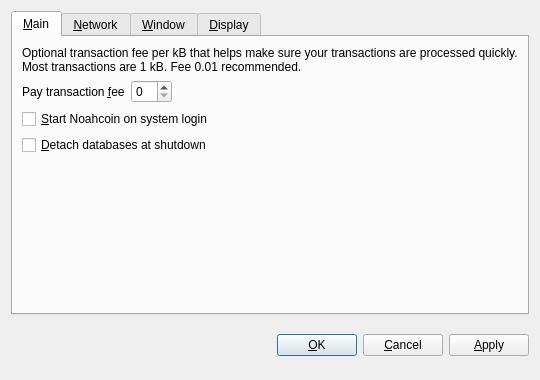
<?xml version="1.0" encoding="UTF-8"?>
<ui version="4.0">
 <class>OptionsDialog</class>
 <widget class="QDialog" name="OptionsDialog">
  <property name="geometry">
   <rect>
    <x>0</x>
    <y>0</y>
    <width>540</width>
    <height>380</height>
   </rect>
  </property>
  <property name="windowTitle">
   <string>Options</string>
  </property>
  <property name="modal">
   <bool>true</bool>
  </property>
  <layout class="QVBoxLayout" name="verticalLayout">
   <item>
    <widget class="QTabWidget" name="tabWidget">
     <property name="tabPosition">
      <enum>QTabWidget::North</enum>
     </property>
     <property name="currentIndex">
      <number>0</number>
     </property>
     <widget class="QWidget" name="tabMain">
      <attribute name="title">
       <string>&amp;Main</string>
      </attribute>
      <layout class="QVBoxLayout" name="verticalLayout_Main">
       <item>
        <widget class="QLabel" name="transactionFeeInfoLabel">
         <property name="text">
          <string>Optional transaction fee per kB that helps make sure your transactions are processed quickly. Most transactions are 1 kB. Fee 0.01 recommended.</string>
         </property>
         <property name="textFormat">
          <enum>Qt::PlainText</enum>
         </property>
         <property name="wordWrap">
          <bool>true</bool>
         </property>
        </widget>
       </item>
       <item>
        <layout class="QHBoxLayout" name="horizontalLayout_Main">
         <item>
          <widget class="QLabel" name="transactionFeeLabel">
           <property name="text">
            <string>Pay transaction &amp;fee</string>
           </property>
           <property name="textFormat">
            <enum>Qt::PlainText</enum>
           </property>
           <property name="buddy">
            <cstring>transactionFee</cstring>
           </property>
          </widget>
         </item>
         <item>
          <widget class="BitcoinAmountField" name="transactionFee"/>
         </item>
         <item>
          <spacer name="horizontalSpacer_Main">
           <property name="orientation">
            <enum>Qt::Horizontal</enum>
           </property>
           <property name="sizeHint" stdset="0">
            <size>
             <width>40</width>
             <height>20</height>
            </size>
           </property>
          </spacer>
         </item>
        </layout>
       </item>
       <item>
        <widget class="QCheckBox" name="bitcoinAtStartup">
         <property name="toolTip">
          <string>Automatically start Noahcoin after logging in to the system.</string>
         </property>
         <property name="text">
          <string>&amp;Start Noahcoin on system login</string>
         </property>
        </widget>
       </item>
       <item>
        <widget class="QCheckBox" name="detachDatabases">
         <property name="toolTip">
          <string>Detach block and address databases at shutdown. This means they can be moved to another data directory, but it slows down shutdown. The wallet is always detached.</string>
         </property>
         <property name="text">
          <string>&amp;Detach databases at shutdown</string>
         </property>
        </widget>
       </item>
       <item>
        <spacer name="verticalSpacer_Main">
         <property name="orientation">
          <enum>Qt::Vertical</enum>
         </property>
         <property name="sizeHint" stdset="0">
          <size>
           <width>20</width>
           <height>40</height>
          </size>
         </property>
        </spacer>
       </item>
      </layout>
     </widget>
     <widget class="QWidget" name="tabNetwork">
      <attribute name="title">
       <string>&amp;Network</string>
      </attribute>
      <layout class="QVBoxLayout" name="verticalLayout_Network">
       <item>
        <widget class="QCheckBox" name="mapPortUpnp">
         <property name="toolTip">
          <string>Automatically open the Noahcoin client port on the router. This only works when your router supports UPnP and it is enabled.</string>
         </property>
         <property name="text">
          <string>Map port using &amp;UPnP</string>
         </property>
        </widget>
       </item>
       <item>
        <widget class="QCheckBox" name="connectSocks">
         <property name="toolTip">
          <string>Connect to the Noahcoin network through a SOCKS proxy (e.g. when connecting through Tor).</string>
         </property>
         <property name="text">
          <string>&amp;Connect through SOCKS proxy:</string>
         </property>
        </widget>
       </item>
       <item>
        <layout class="QHBoxLayout" name="horizontalLayout_Network">
         <item>
          <widget class="QLabel" name="proxyIpLabel">
           <property name="text">
            <string>Proxy &amp;IP:</string>
           </property>
           <property name="textFormat">
            <enum>Qt::PlainText</enum>
           </property>
           <property name="buddy">
            <cstring>proxyIp</cstring>
           </property>
          </widget>
         </item>
         <item>
          <widget class="QValidatedLineEdit" name="proxyIp">
           <property name="maximumSize">
            <size>
             <width>140</width>
             <height>16777215</height>
            </size>
           </property>
           <property name="toolTip">
            <string>IP address of the proxy (e.g. 127.0.0.1)</string>
           </property>
          </widget>
         </item>
         <item>
          <widget class="QLabel" name="proxyPortLabel">
           <property name="text">
            <string>&amp;Port:</string>
           </property>
           <property name="textFormat">
            <enum>Qt::PlainText</enum>
           </property>
           <property name="buddy">
            <cstring>proxyPort</cstring>
           </property>
          </widget>
         </item>
         <item>
          <widget class="QLineEdit" name="proxyPort">
           <property name="maximumSize">
            <size>
             <width>55</width>
             <height>16777215</height>
            </size>
           </property>
           <property name="toolTip">
            <string>Port of the proxy (e.g. 9050)</string>
           </property>
          </widget>
         </item>
         <item>
          <widget class="QLabel" name="socksVersionLabel">
           <property name="text">
            <string>SOCKS &amp;Version:</string>
           </property>
           <property name="textFormat">
            <enum>Qt::PlainText</enum>
           </property>
           <property name="buddy">
            <cstring>socksVersion</cstring>
           </property>
          </widget>
         </item>
         <item>
          <widget class="QValueComboBox" name="socksVersion">
           <property name="toolTip">
            <string>SOCKS version of the proxy (e.g. 5)</string>
           </property>
          </widget>
         </item>
         <item>
          <spacer name="horizontalSpacer_Network">
           <property name="orientation">
            <enum>Qt::Horizontal</enum>
           </property>
           <property name="sizeHint" stdset="0">
            <size>
             <width>40</width>
             <height>20</height>
            </size>
           </property>
          </spacer>
         </item>
        </layout>
       </item>
       <item>
        <spacer name="verticalSpacer_Network">
         <property name="orientation">
          <enum>Qt::Vertical</enum>
         </property>
         <property name="sizeHint" stdset="0">
          <size>
           <width>20</width>
           <height>40</height>
          </size>
         </property>
        </spacer>
       </item>
      </layout>
     </widget>
     <widget class="QWidget" name="tabWindow">
      <attribute name="title">
       <string>&amp;Window</string>
      </attribute>
      <layout class="QVBoxLayout" name="verticalLayout_Window">
       <item>
        <widget class="QCheckBox" name="minimizeToTray">
         <property name="toolTip">
          <string>Show only a tray icon after minimizing the window.</string>
         </property>
         <property name="text">
          <string>&amp;Minimize to the tray instead of the taskbar</string>
         </property>
        </widget>
       </item>
       <item>
        <widget class="QCheckBox" name="minimizeOnClose">
         <property name="toolTip">
          <string>Minimize instead of exit the application when the window is closed. When this option is enabled, the application will be closed only after selecting Quit in the menu.</string>
         </property>
         <property name="text">
          <string>M&amp;inimize on close</string>
         </property>
        </widget>
       </item>
       <item>
        <spacer name="verticalSpacer_Window">
         <property name="orientation">
          <enum>Qt::Vertical</enum>
         </property>
         <property name="sizeHint" stdset="0">
          <size>
           <width>20</width>
           <height>40</height>
          </size>
         </property>
        </spacer>
       </item>
      </layout>
     </widget>
     <widget class="QWidget" name="tabDisplay">
      <attribute name="title">
       <string>&amp;Display</string>
      </attribute>
      <layout class="QVBoxLayout" name="verticalLayout_Display">
       <item>
        <layout class="QHBoxLayout" name="horizontalLayout_1_Display">
         <item>
          <widget class="QLabel" name="langLabel">
           <property name="text">
            <string>User Interface &amp;language:</string>
           </property>
           <property name="textFormat">
            <enum>Qt::PlainText</enum>
           </property>
           <property name="buddy">
            <cstring>lang</cstring>
           </property>
          </widget>
         </item>
         <item>
          <widget class="QValueComboBox" name="lang">
           <property name="toolTip">
            <string>The user interface language can be set here. This setting will take effect after restarting Noahcoin.</string>
           </property>
          </widget>
         </item>
        </layout>
       </item>
       <item>
        <layout class="QHBoxLayout" name="horizontalLayout_2_Display">
         <item>
          <widget class="QLabel" name="unitLabel">
           <property name="text">
            <string>&amp;Unit to show amounts in:</string>
           </property>
           <property name="textFormat">
            <enum>Qt::PlainText</enum>
           </property>
           <property name="buddy">
            <cstring>unit</cstring>
           </property>
          </widget>
         </item>
         <item>
          <widget class="QValueComboBox" name="unit">
           <property name="toolTip">
            <string>Choose the default subdivision unit to show in the interface and when sending coins.</string>
           </property>
          </widget>
         </item>
        </layout>
       </item>
       <item>
        <widget class="QCheckBox" name="displayAddresses">
         <property name="toolTip">
          <string>Whether to show Noahcoin addresses in the transaction list or not.</string>
         </property>
         <property name="text">
          <string>&amp;Display addresses in transaction list</string>
         </property>
        </widget>
       </item>
       <item>
        <widget class="QCheckBox" name="coinControlFeatures">
         <property name="toolTip">
          <string>Whether to show coin control features or not.</string>
         </property>
         <property name="text">
          <string>Display coin &amp;control features (experts only!)</string>
         </property>
        </widget>
       </item>
       <item>
        <spacer name="verticalSpacer_Display">
         <property name="orientation">
          <enum>Qt::Vertical</enum>
         </property>
         <property name="sizeHint" stdset="0">
          <size>
           <width>20</width>
           <height>40</height>
          </size>
         </property>
        </spacer>
       </item>
      </layout>
     </widget>
    </widget>
   </item>
   <item>
    <layout class="QHBoxLayout" name="horizontalLayout_Buttons">
     <item>
      <spacer name="horizontalSpacer_1">
       <property name="orientation">
        <enum>Qt::Horizontal</enum>
       </property>
       <property name="sizeHint" stdset="0">
        <size>
         <width>40</width>
         <height>48</height>
        </size>
       </property>
      </spacer>
     </item>
     <item>
      <widget class="QLabel" name="statusLabel">
       <property name="font">
        <font>
         <weight>75</weight>
         <bold>true</bold>
        </font>
       </property>
       <property name="text">
        <string/>
       </property>
       <property name="textFormat">
        <enum>Qt::PlainText</enum>
       </property>
       <property name="wordWrap">
        <bool>true</bool>
       </property>
      </widget>
     </item>
     <item>
      <spacer name="horizontalSpacer_2">
       <property name="orientation">
        <enum>Qt::Horizontal</enum>
       </property>
       <property name="sizeHint" stdset="0">
        <size>
         <width>40</width>
         <height>48</height>
        </size>
       </property>
      </spacer>
     </item>
     <item>
      <widget class="QPushButton" name="okButton">
       <property name="text">
        <string>&amp;OK</string>
       </property>
      </widget>
     </item>
     <item>
      <widget class="QPushButton" name="cancelButton">
       <property name="text">
        <string>&amp;Cancel</string>
       </property>
       <property name="autoDefault">
        <bool>false</bool>
       </property>
      </widget>
     </item>
     <item>
      <widget class="QPushButton" name="applyButton">
       <property name="text">
        <string>&amp;Apply</string>
       </property>
       <property name="autoDefault">
        <bool>false</bool>
       </property>
      </widget>
     </item>
    </layout>
   </item>
  </layout>
 </widget>
 <customwidgets>
  <customwidget>
   <class>BitcoinAmountField</class>
   <extends>QSpinBox</extends>
   <header>bitcoinamountfield.h</header>
  </customwidget>
  <customwidget>
   <class>QValueComboBox</class>
   <extends>QComboBox</extends>
   <header>qvaluecombobox.h</header>
  </customwidget>
  <customwidget>
   <class>QValidatedLineEdit</class>
   <extends>QLineEdit</extends>
   <header>qvalidatedlineedit.h</header>
  </customwidget>
 </customwidgets>
 <resources/>
 <connections/>
</ui>
